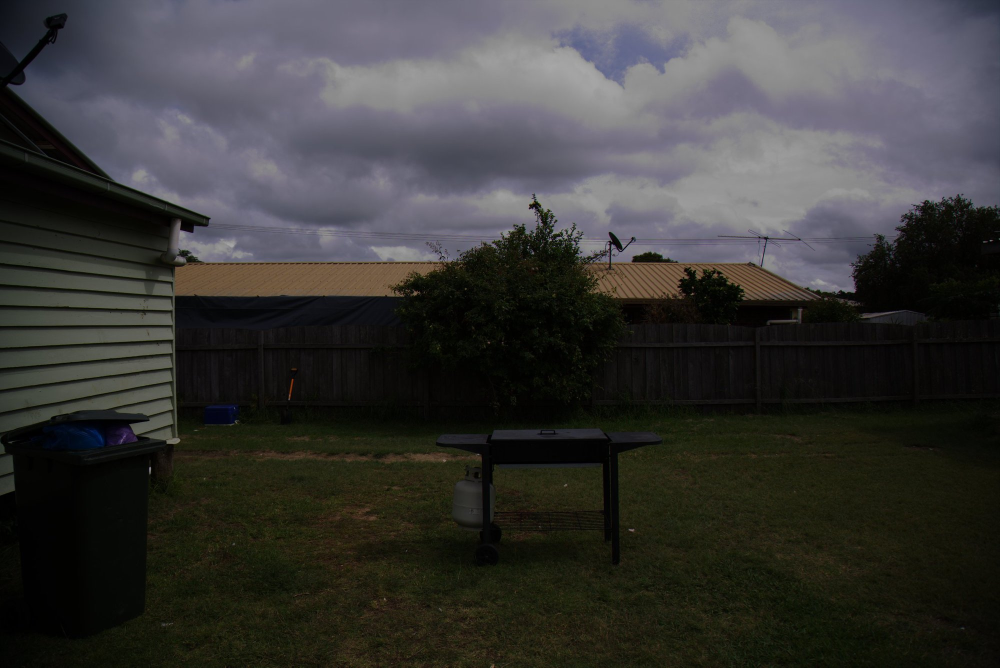
//> input picture cv_lab2/lab2_4/image.jpg, 2000 x 1335 px (shown at 1/2 size)
$ ./main   (built with g++ and OpenCV 4)
//> lines starting //> are read from the running program, lines starting //| are printed output that depends on the picture; after the words box and inside, x2 and y2 are one past the last pixel; in counts of white or black regions, pixels touching at a corner belong together
#include <iostream>
#include <opencv2/core.hpp>
#include <opencv2/highgui.hpp>
#include <opencv2/imgcodecs.hpp>
#include <opencv2/imgproc.hpp>

using namespace std;
using namespace cv;

int main(int, char**) {

    Mat img = imread("image.jpg");
//> img is the input picture: 1335 rows x 2000 cols, CV_8UC3; mean B, G, R 54.5, 56.1, 56.7
    namedWindow("original_Img");
    imshow("original_Img", img);
    waitKey(0);

    Mat img_grayscale;
    cvtColor(img, img_grayscale, COLOR_BGR2GRAY, 1);
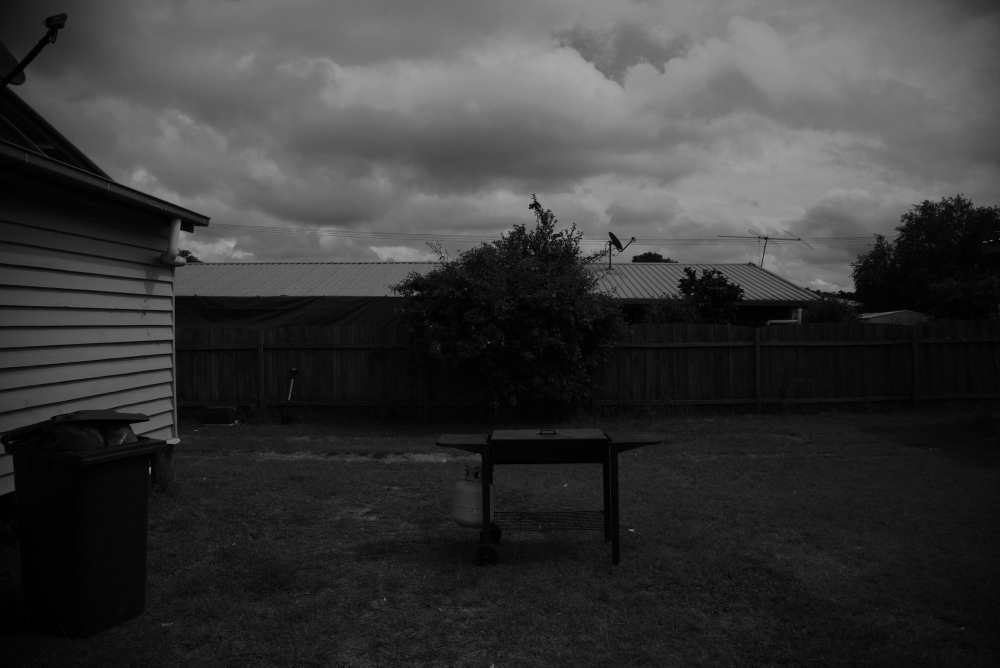
//> img_grayscale: 1335 rows x 2000 cols, CV_8UC1 (shown at 1/2 size); min 0, max 168, mean 56.1
    namedWindow("grayscale_Img");
    imshow("grayscale_Img", img_grayscale);
    waitKey(0);

    imwrite("image_grayscale.jpg", img_grayscale);

    Mat histogram;
    int histSize = 256;
    float range[] = { 0, 256 } ; //the upper boundary is exclusive
    const float* histRange = { range };
    calcHist(&img_grayscale, 1, 0, Mat(), histogram, 1, &histSize, &histRange);
//> histogram = 256 values, max 54353 at index 4, min 0 at index 169, mean 10429.7

    int hist_w = 512; int hist_h = 400;
    int bin_w = cvRound( (double) hist_w/histSize );

    Mat histImage( hist_h, hist_w, CV_8UC3, Scalar(255,255,255));

    normalize(histogram, histogram, 0, histImage.rows, NORM_MINMAX, -1, Mat());
//> histogram = 256 values, max 400 at index 4, min 0 at index 169, mean 76.76

    for(int i = 1; i < histSize; i++){
        line(histImage, Point( bin_w*(i-1), hist_h - cvRound(histogram.at<float>(i-1)) ) ,
                       Point( bin_w*(i), hist_h - cvRound(histogram.at<float>(i)) ),
                       Scalar( 0, 0, 0), 2, 8, 0);
    }
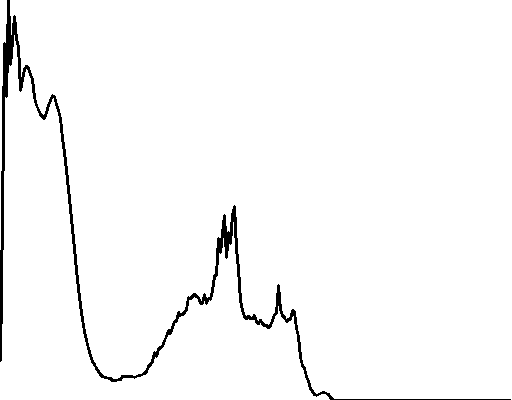
//> histImage: 400 rows x 512 cols, CV_8UC3; 97.6% white; 1 black region, box (x1, y1, x2, y2) and area: (0, 0, 511, 400) 5012

    namedWindow("Histogram");
    imshow("Histogram", histImage);
    waitKey(0);

    return 0;
}
